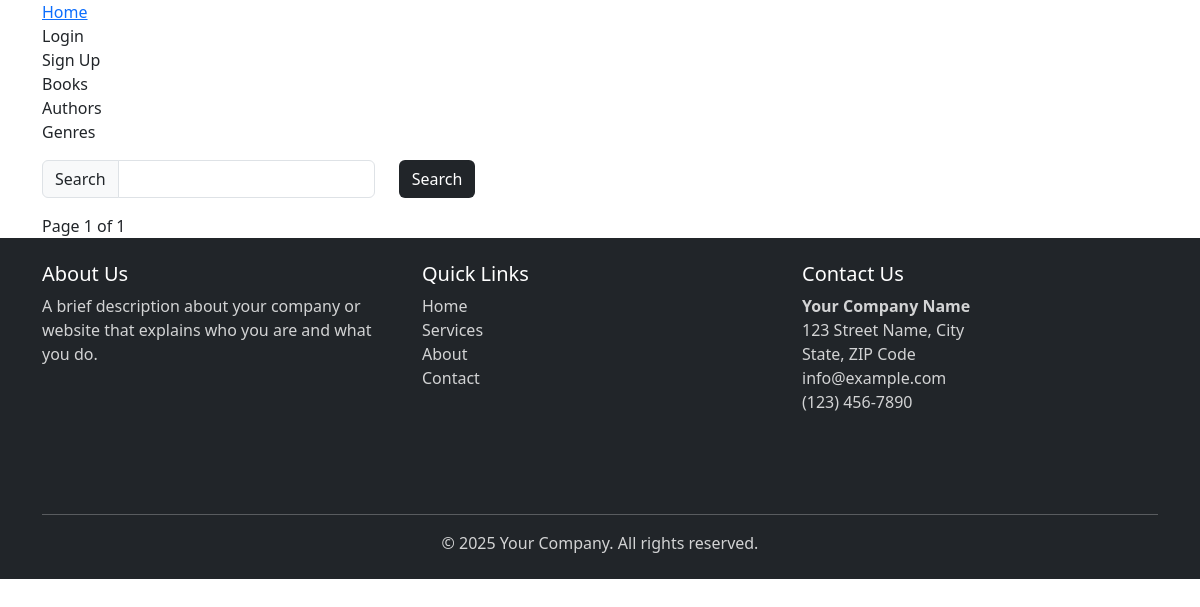
/bookstore_app/book_list/?page=2, run on an earlier commit of the app's database.
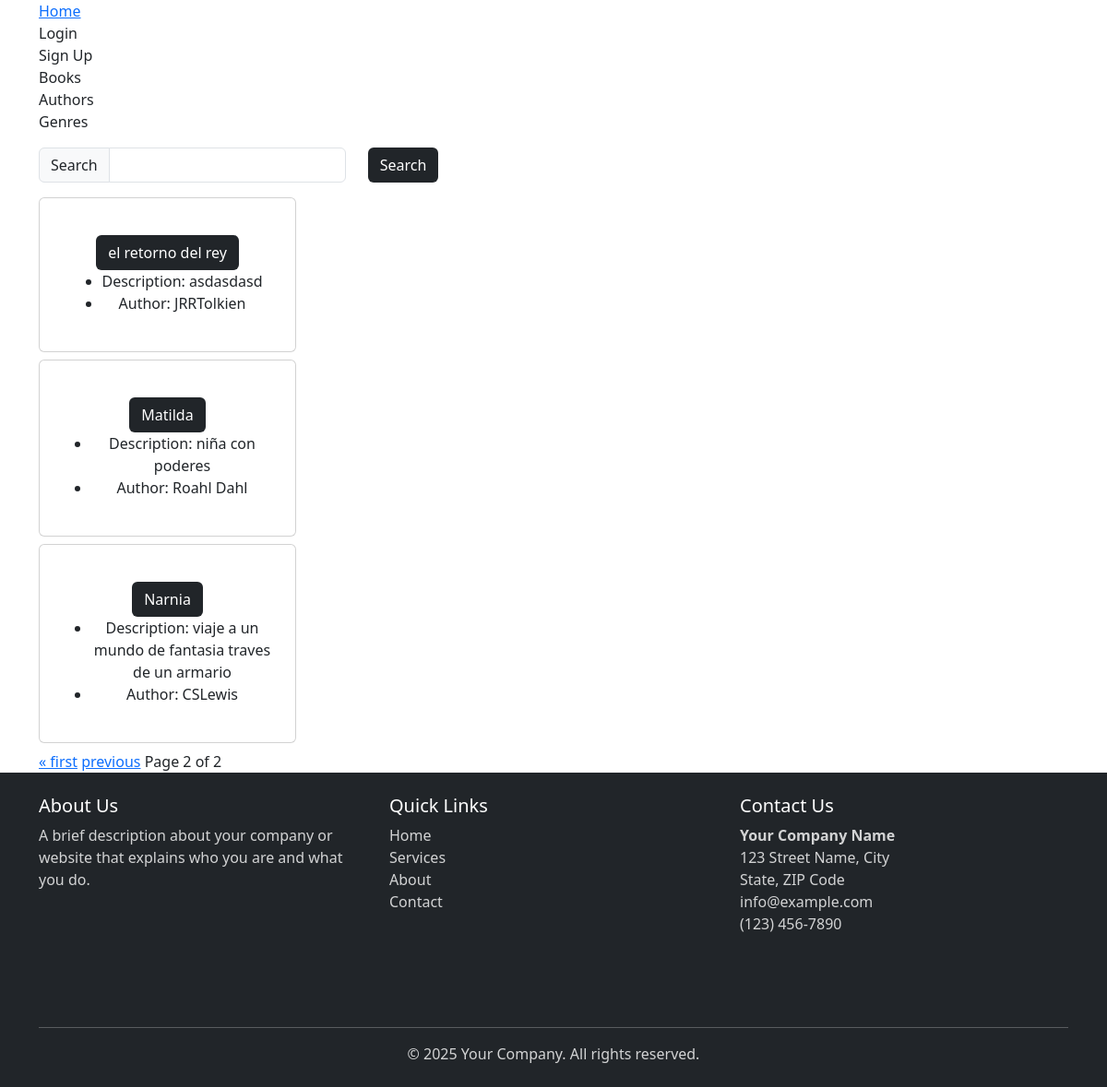
And on a later commit of the database.
### bookstore_app/models.py (models this page shows, shortened)
class Book(models.Model):
    title = models.CharField(max_length=200)
    description = models.TextField()
    author = models.ForeignKey(Author, on_delete=models.CASCADE)
    genre = models.ManyToManyField(Genre)
    editor = models.ForeignKey(settings.AUTH_USER_MODEL,on_delete=models.CASCADE)
    published_date = models.DateField()

class Author(models.Model):
    name = models.CharField(max_length=100)
    biography = models.TextField()
    birth_date = models.DateField()

### bookstore_app/views.py (the view)
# urls.py: path('book_list/', views.BookListView, name='bookstore_app.book_list'),
def BookListView(request):
    search_term = request.GET.get('search')
    if search_term:
        books = Book.objects.filter(title__icontains=search_term)
    else:
        books = Book.objects.all()
    paginator = Paginator(books, 3)  # Show 3 items per page
    page_number = request.GET.get('page')
    page_obj = paginator.get_page(page_number)
    template_data = {}
    template_data['title'] = 'Books'
    template_data['books'] = books
    return render(request, 'bookstore_app/book_list.html', {'page_obj':page_obj})

### templates/bookstore_app/book_list.html (shortened to what this page needs)
{% extends 'base.html' %}
{% block content %}
<p class="card-text">
  <form method="GET">
    <div class="row">
      <div class="col-auto">
        <div class="input-group col-auto">
          <div class="input-group-text">Search</div>
          <input type="text" class="form-control" name="search">
        </div>
      </div>
      <div class="col-auto">
        <button class="btn bg-dark text-white" type="submit">Search</button>
      </div>
    </div>
  </form>
</p>
{% for book in page_obj %}
      <div class="col-md-4 col-lg-3 mb-2">
        <div class="p-2 card align-items-center pt-4">
          <div class="card-body text-center">
            <a href="{% url 'bookstore_app.book_detail' id=book.id %}" class="btn bg-dark text-white">
              {{ book.title }}
            </a>
            <ul>
                <li>Description: {{book.description}}</li>
                <li>Author: {{book.author.name}}</li>
            </ul>
          </div>
        </div>
      </div>
{% endfor %}
<div class="pagination">
  <span class="step-links">
    {% if page_obj.has_previous %}
      <a href="?page=1">&laquo; first</a>
      <a href="?page={{ page_obj.previous_page_number }}">previous</a>
    {% endif %}
    <span class="current">
      Page {{ page_obj.number }} of {{ page_obj.paginator.num_pages }}
    </span>
  </span>
</div>
{% endblock %}

### templates/base.html (shortened to what this page needs)
<!DOCTYPE html>
<html>
    {% load static %}
    <head>
        <link href="https://cdn.jsdelivr.net/npm/bootstrap@5.3.3/dist/css/bootstrap.min.css" rel="stylesheet">
        <link rel="stylesheet" href="https://cdnjs.cloudflare.com/ajax/libs/font-awesome/6.1.1/css/all.min.css">
        <link rel="stylesheet" type="text/css" href="{% static 'css/style.css' %}" />
    </head>
    <body>
        <nav>
            <div class="container">
                <a href="{% url 'home' %}">Home</a>
                {% if user.is_authenticated %}
                    <a class="nav-link" href="{% url 'accounts.logout' %}">Logout ({{ user.username }})</a>
                {% else %}
                    <a class="nav-link" href="{% url 'accounts.login' %}">Login</a>
                    <a class="nav-link" href="{% url 'accounts.signup' %}">Sign Up</a>
                {% endif %}
                    <a class="nav-link" href="{% url 'bookstore_app.book_list' %}">Books</a>
                    <a class="nav-link" href="{% url 'bookstore_app.author_list' %}">Authors</a>
                    <a class="nav-link" href="{% url 'bookstore_app.genre_list' %}">Genres</a>
            </div>
        </nav>
        <div class="container">
            {% block content %}
            {% endblock content%}
        </div>
        <footer class="bg-dark text-white py-4">
            <div class="container">
                <div class="row">
                    <div class="col-md-4 mb-3">
                        <h5>About Us</h5>
                        <p class="footer-text">A brief description about your company or website that explains who you are and what you do.</p>
                    </div>
                    <div class="col-md-4 mb-3">
                        <h5>Quick Links</h5>
                        <ul class="list-unstyled">
                            <li><a href="#" class="text-decoration-none footer-link">Home</a></li>
                            <li><a href="#" class="text-decoration-none footer-link">Services</a></li>
                            <li><a href="#" class="text-decoration-none footer-link">About</a></li>
                            <li><a href="#" class="text-decoration-none footer-link">Contact</a></li>
                        </ul>
                    </div>
                    <div class="col-md-4 mb-3">
                        <h5>Contact Us</h5>
                        <address class="footer-text">
                            <strong>Your Company Name</strong><br>
                            123 Street Name, City<br>
                            State, ZIP Code<br>
                             <a href="mailto:info@example.com" class="text-decoration-none footer-link">info@example.com</a><br>
                             (123) 456-7890
                        </address>
                        <div class="social-icons mt-3">
                        </div>
                    </div>
                </div>
                <div class="row mt-3">
                    <div class="col-12">
                        <hr class="bg-light">
                        <p class="text-center footer-text mb-0">
                            &copy; 2025 Your Company. All rights reserved.
                        </p>
                    </div>
                </div>
            </div>
    </body>
</html>

### bookstore/static/css/style.css (style rules this page uses)
html, body { height: 100%; margin: 0; }
body { display: flex; flex-direction: column; min-height: 100vh; }
footer { flex-shrink: 0; }
.footer-text { color: rgba(255,255,255,0.8); }
.footer-link { color: rgba(255,255,255,0.8); }

What changed in the data, as far as the page shows it:
added Book: title "el retorno del rey", description "asdasdasd", author.name "JRRTolkien"
added Book: title "Matilda", description "niña con poderes", author.name "Roahl Dahl"
added Book: title "Narnia", description "viaje a un mundo de fantasia traves de un armario", author.name "CSLewis"
Also different on the page:
{{ page_obj.number }}: "1" → "2"
{{ page_obj.paginator.num_pages }}: "1" → "2"
text now shown: "« first previous"
